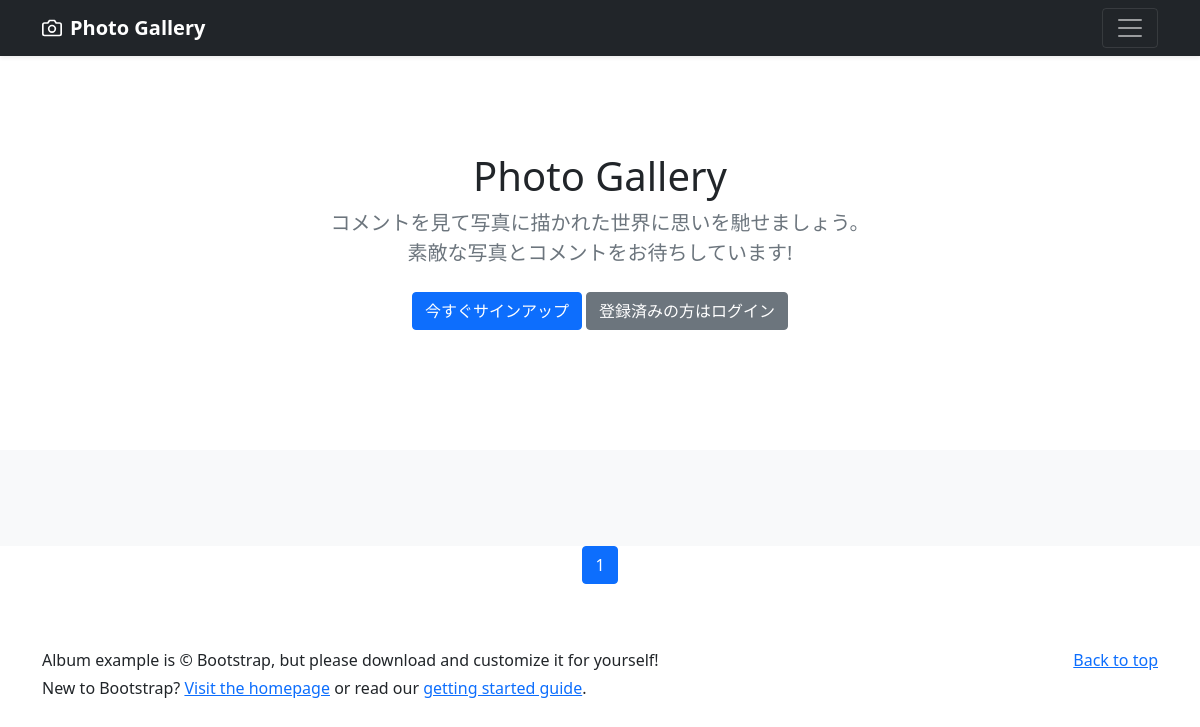
The app's page /, older data.
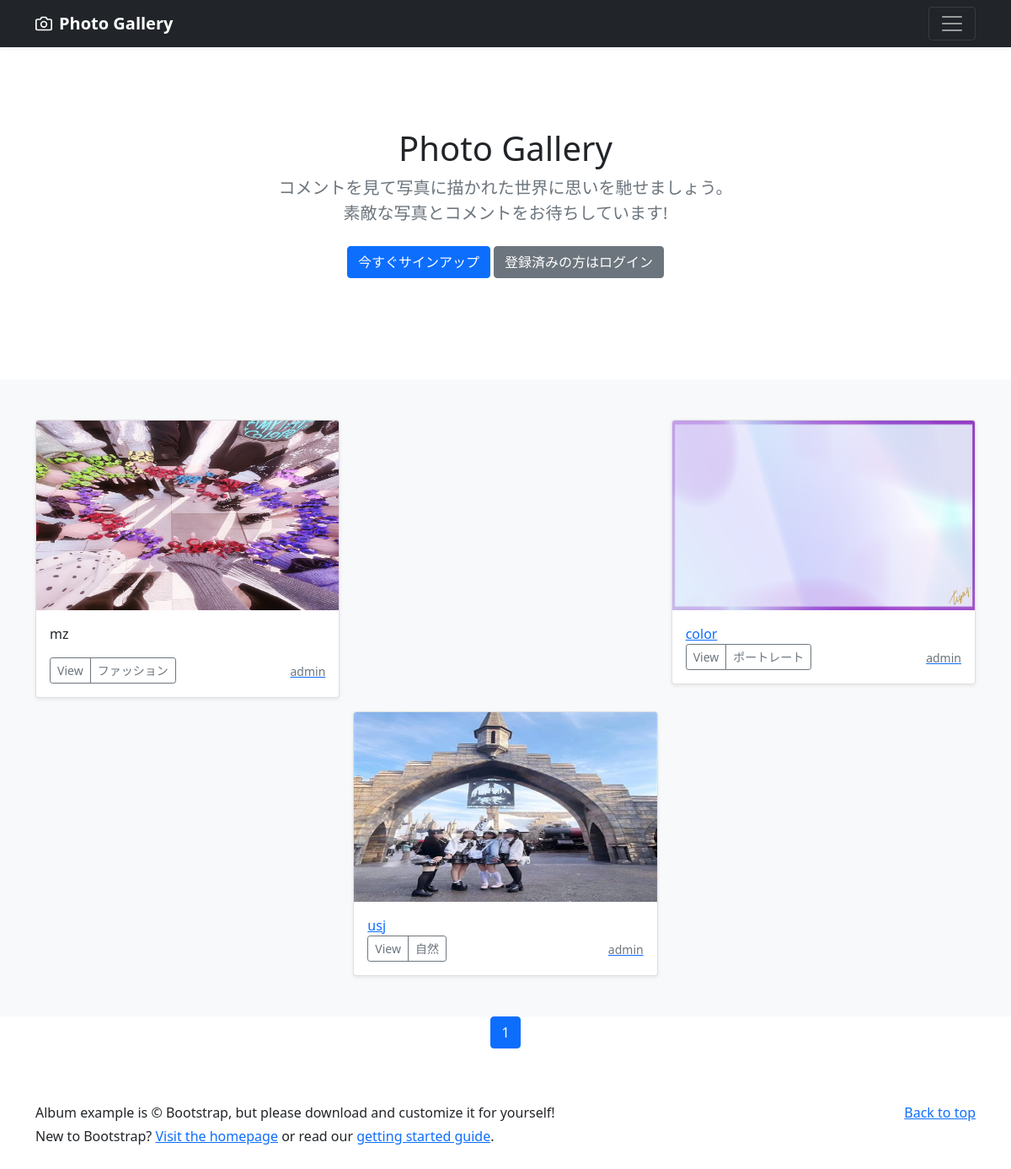
The same page, newer data.
### photo/models.py (models this page shows, shortened)
class PhotoPost(models.Model):
    user = models.ForeignKey(
        CustomUser,
        verbose_name='ユーザー',
        on_delete=models.CASCADE
        )
    category = models.ForeignKey(
        Categoty,
        verbose_name='カテゴリ',
        on_delete=models.PROTECT
        )
    title = models.CharField(
        verbose_name='タイトル',
        max_length=200
        )
    comment = models.TextField(
        verbose_name='コメント',
        )
    image1 = models.ImageField(
        verbose_name='イメージ1',
        upload_to = 'photos'
        )
    image2 = models.ImageField(
        verbose_name='イメージ2',
        upload_to = 'photos',
        blank=True,
        null=True
        )
    posted_at = models.DateTimeField(
        verbose_name='投稿日時',
        auto_now_add=True
        )

class Categoty(models.Model):
    title = models.CharField(
        verbose_name='カテゴリ',
        max_length=20)

### accounts/models.py (models this page shows)
class CustomUser(AbstractUser):
    pass

### photo/views.py (the view)
# urls.py: path('', views.IndexView.as_view(), name='index'),
class IndexView(ListView):
    template_name ='index.html'
    queryset = PhotoPost.objects.order_by('-posted_at')
    paginate_by = 9

### photo/templates/index.html (shortened to what this page needs)
{% extends "base.html" %}
    {% block contents %}
    {% include "photos_title.html" %}
    {% include "photos_list.html" %}
    {% include "pagination.html" %}
    {% endblock %}

### photo/templates/photos_list.html (shortened to what this page needs)
  <div class="album py-5 bg-light">
    <div class="container">
      <div class="row row-cols-1 row-cols-sm-2 row-cols-md-3 g-3">
        {% for record in object_list %}
        <div class="col">
          <div class="card shadow-sm">
            <img src="{{ record.image1.url }}" class="bd-placeholder-img card-img-top" width="100%" height="225" xmlns="http://www.w3.org/2000/svg" role="img" aria-label="Placeholder: Thumbnail" preserveAspectRatio="xMidYMid slice" focusable="false">
            <rect width="100%" height="100%" fill="#55595c"/>
            <div class="card-body">
              <p class="card-text">{{record.title}}</p>
              <div class="d-flex justify-content-between align-items-center">
                <div class="btn-group">
                  <button type="button" class="btn btn-sm btn-outline-secondary" onclick="location.href='{% url 'photo:photo_detail' record.pk %}'">View</button>
                  <button type="button" class="btn btn-sm btn-outline-secondary" onclick="location.href='{% url 'photo:photos_cat' category=record.category.id %}'">{{record.category.title}}</button>
                </div>
                <a href="{% url 'photo:user_list' user=record.user.id %}">
                  <small class="text-muted">{{record.user.username}}</small>
              </div>
            </div>
          </div>
        </div>
        {% endfor %}
      </div>
    </div>
  </div>

Row changes from the older to the newer data that the page shows:
added PhotoPost: image1 (picture), title "mz", category "ファッション", user.username "admin"
added PhotoPost: image1 (picture), title "color", category "ポートレート", user.username "admin"
added PhotoPost: image1 (picture), title "usj", category "自然", user.username "admin"
